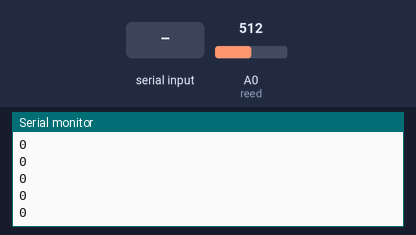
Simulated run of this sketch. Board: Arduino Uno, built with avr-gcc and run on an emulated ATmega328P. Parts: the last lines printed to the serial monitor. The inputs (shaded band) are chosen by the test bench; at power-on: A0 (reed) = 512.

Above: at 1.2 s.
1.3 s: "1" received over the second serial link
At 1.44 s:
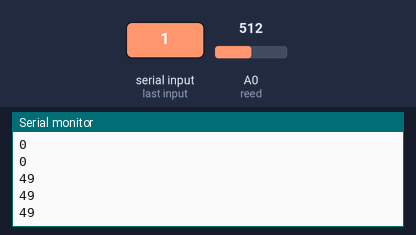
2.8 s: "0" received over the second serial link
At 2.87 s:
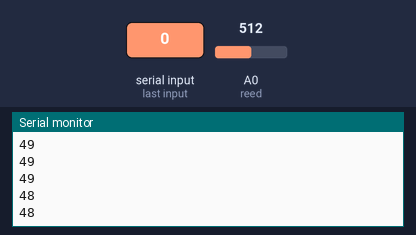
Timing chart, 0 to 5.8 s (numbered marks = the images above; inputs shaded):
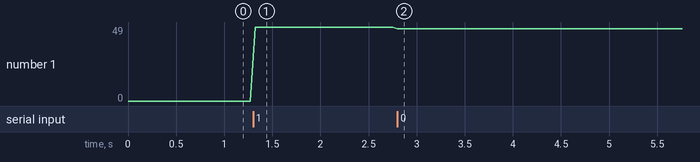

Measured:
- after the input at 1.3 s, the serial monitor: prints a new line at once (image 1)
- after the input at 2.8 s, the serial monitor: prints a new line at once (image 2)
- plotted number 1: 0 → 49 after the input at 1.3 s, 49 → 48 after the input at 2.8 s

The sketch:

speedometer_halleffect.ino
```cpp
#include <SoftwareSerial.h>
SoftwareSerial bt(9,10);
//calculations
//tire radius ~ 13.5 inches
//circumference = pi*2*r =~85 inches
//max speed of 35mph =~ 616inches/second
//max rps =~7.25

#define reed A0//pin connected to read switch

//storage variables
int reedVal;
long timer;// time between one full rotation (in ms)
int mph;
float radius = 13.5 * 0.393701;// tire radius (in inches) "0.393701 is conversion of cms into inches"
float circumference;
int kph;
int r1=2;
int r2=3;
int r3=4;
int r4=5;
int recieved=0;
int rpm;

int maxReedCounter = 10;//min time (in ms) of one rotation (for debouncing)
int reedCounter;


void setup(void) {
  pinMode(r1, OUTPUT);
  pinMode(r2, OUTPUT);
  pinMode(r3, OUTPUT);
  pinMode(r4, OUTPUT);
  reedCounter = maxReedCounter;
  circumference = 2*3.14*radius;
  pinMode(reed, INPUT);
  Serial.begin(9600);
  bt.begin(9600);
  // TIMER SETUP- the timer interrupt allows precise timed measurements of the reed switch
  //for more info about configuration of arduino timers see http://arduino.cc/playground/Code/Timer1
  cli();//stop interrupts

  //set timer1 interrupt at 1kHz
  TCCR1A = 0;// set entire TCCR1A register to 0
  TCCR1B = 0;// same for TCCR1B
  TCNT1  = 0;
  // set timer count for 1khz increments
  OCR1A = 1999;// = (1/1000) / ((1/(16*10^6))*8) - 1
  // turn on CTC mode
  TCCR1B |= (1 << WGM12);
  // Set CS11 bit for 8 prescaler
  TCCR1B |= (1 << CS11);
  // enable timer compare interrupt
  TIMSK1 |= (1 << OCIE1A);

  sei();//allow interrupts
  //END TIMER SETUP

}


ISR(TIMER1_COMPA_vect) {//Interrupt at freq of 1kHz to measure reed switch
  reedVal = (analogRead(reed)>200?0:1);//get val of A0
  if (reedVal){//if reed switch is closed
    if (reedCounter == 0){//min time between pulses has passed
      mph = (56.8*float(circumference))/float(timer);//calculate miles per hour
      rpm = (float(60000))/(float(timer));
      timer = 0;//reset timer
      reedCounter = maxReedCounter;//reset reedCounter
      kph = mph * 1.609344;
    }
    else{
      if (reedCounter > 0){//don't let reedCounter go negative
        //reedCounter -= 1;//decrement reedCounter
      }
    }
  }
  else{//if reed switch is open
    if (reedCounter > 0){//don't let reedCounter go negative
      reedCounter -= 1;//decrement reedCounter
    }
  }
  if (timer > 1000){
    mph = 0;
  kph = 0;//if no new pulses from reed switch- tire is still, set mph, rpm and kph to 0
  rpm=0;
  }
  else{
    timer += 1;//increment timer
  }
}
unsigned long previousMillis = 0;
void loop(void) {
  if(bt.available())
  {
    recieved=bt.read();
    //delay(50);
    //Serial.println("");
  }
  unsigned long currentMillis = millis();

  if (currentMillis - previousMillis >= 200) {

    previousMillis = currentMillis;
bt.println(kph);

    }
    Serial.println(recieved);
 switch(recieved)
 {
  case 11:
  digitalWrite(r1,HIGH);
  break;
  case 10:
  digitalWrite(r1,LOW);
  break;
  case 21:
  digitalWrite(r2,HIGH);
  break;
  case 20:
  digitalWrite(r2,LOW);
  break;
  case 31:
  digitalWrite(r3,HIGH);
  break;
  case 30:
  digitalWrite(r3,LOW);
  break;
  case 40:
  digitalWrite(r4,LOW);
  break;
  case 41:
  digitalWrite(r4,HIGH);
  break;
 }
 delay(50);
}
```
